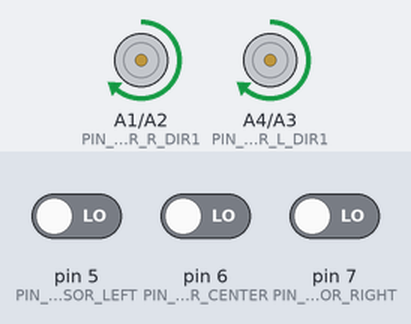
A sketch run on a simulated Arduino Uno, built with avr-gcc and run on an emulated ATmega328P. Shown: motor-driver pin pairs drawn as motors (green arrow = first pin HIGH = forward, orange = second pin HIGH = backward, longer = more drive, scaled by the enable pin). Inputs (shaded band) come from the test bench; at power-on: pin 6 (PIN_SENSOR_CENTER) LOW, pin 5 (PIN_SENSOR_LEFT) LOW, pin 7 (PIN_SENSOR_RIGHT) LOW.

Above: at 1.2 s.
1.3 s: pin 6 (PIN_SENSOR_CENTER) driven HIGH
At 2.5 s:
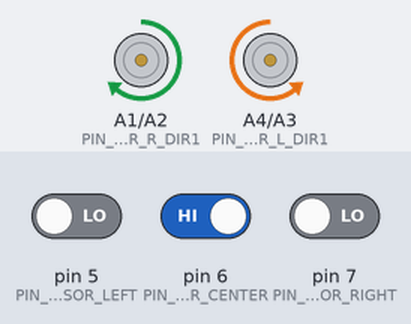
2.8 s: pin 5 (PIN_SENSOR_LEFT) driven HIGH
At 3.7 s:
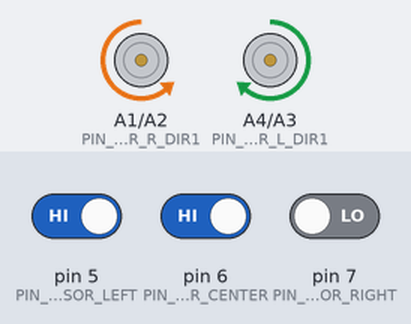
4.3 s: pin 5 (PIN_SENSOR_LEFT) driven LOW
At 4.8 s:
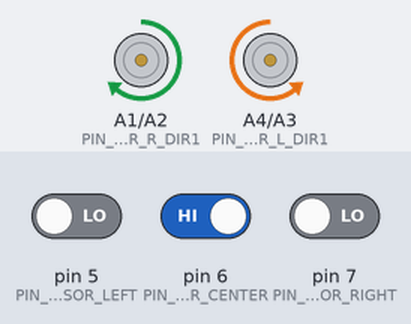
5.8 s: pin 6 (PIN_SENSOR_CENTER) driven LOW
At 7.2 s:
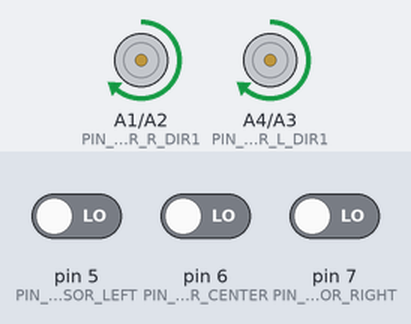
Timing chart, 0 to 8.3 s (numbered marks = the images above; inputs shaded):
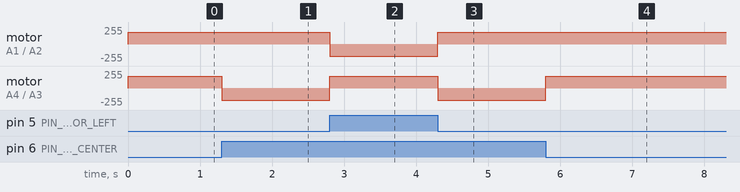

Measured:
- after the input at 1.3 s, motor on A4 (PIN_MOTOR_L_DIR1) / A3 (PIN_MOTOR_L_DIR2): forward 180/255 → backward 180/255 at once
- after the input at 2.8 s, motor on A1 (PIN_MOTOR_R_DIR1) / A2 (PIN_MOTOR_R_DIR2): forward 180/255 → backward 180/255 at once; motor on A4 (PIN_MOTOR_L_DIR1) / A3 (PIN_MOTOR_L_DIR2): backward 180/255 → forward 180/255 at once
- after the input at 4.3 s, motor on A1 (PIN_MOTOR_R_DIR1) / A2 (PIN_MOTOR_R_DIR2): backward 180/255 → forward 180/255 at once; motor on A4 (PIN_MOTOR_L_DIR1) / A3 (PIN_MOTOR_L_DIR2): forward 180/255 → backward 180/255 at once
- after the input at 5.8 s, motor on A4 (PIN_MOTOR_L_DIR1) / A3 (PIN_MOTOR_L_DIR2): backward 180/255 → forward 180/255 at once

The sketch:

linepilot_rule_based.ino
```cpp
// (licence header left out)
// User Settings
static const bool LINE_IS_BLACK = true; // true: black line on white ground, false: white line on black ground
static const int BASE_SPEED_PWM = 180;  // 0..255
static const int TURN_SPEED_PWM = 180;  // 0..255
// Pin Map
static const int PIN_SENSOR_RIGHT  = 7;
static const int PIN_SENSOR_CENTER = 6;
static const int PIN_SENSOR_LEFT   = 5;
static const int PIN_MOTOR_L_DIR1 = A4;
static const int PIN_MOTOR_L_DIR2 = A3;
static const int PIN_MOTOR_L_PWM  = 9;
static const int PIN_MOTOR_R_DIR1 = A1;
static const int PIN_MOTOR_R_DIR2 = A2;
static const int PIN_MOTOR_R_PWM  = 10;
// Types / State
enum class LastSeen : uint8_t { None, Left, Right };
static LastSeen lastSeen = LastSeen::None;
// Helpers
static inline int normalizeDigitalLineReading(int rawDigital) {
  // rawDigital is 0/1 from sensor module.
  // Convert to "onLine" = 1 when sensor sees the line.
  // For many IR modules: black often returns 0 (less reflect) and white returns 1.
  // If your module is inverted, flip LINE_IS_BLACK or invert logic here.
  const int seenBlack = (rawDigital == 0) ? 1 : 0;
  const int seenWhite = (rawDigital == 1) ? 1 : 0;
  return LINE_IS_BLACK ? seenBlack : seenWhite;
}

static inline void setLeftMotorForward(int pwm) {
  digitalWrite(PIN_MOTOR_L_DIR1, HIGH);
  digitalWrite(PIN_MOTOR_L_DIR2, LOW);
  analogWrite(PIN_MOTOR_L_PWM, pwm);
}

static inline void setLeftMotorReverse(int pwm) {
  digitalWrite(PIN_MOTOR_L_DIR1, LOW);
  digitalWrite(PIN_MOTOR_L_DIR2, HIGH);
  analogWrite(PIN_MOTOR_L_PWM, pwm);
}

static inline void setRightMotorForward(int pwm) {
  digitalWrite(PIN_MOTOR_R_DIR1, HIGH);
  digitalWrite(PIN_MOTOR_R_DIR2, LOW);
  analogWrite(PIN_MOTOR_R_PWM, pwm);
}

static inline void setRightMotorReverse(int pwm) {
  digitalWrite(PIN_MOTOR_R_DIR1, LOW);
  digitalWrite(PIN_MOTOR_R_DIR2, HIGH);
  analogWrite(PIN_MOTOR_R_PWM, pwm);
}

static inline void driveForward(int pwm) {
  setLeftMotorForward(pwm);
  setRightMotorForward(pwm);
}

static inline void pivotLeft(int pwm) {
  // Rotate left in place: left reverse, right forward
  setLeftMotorReverse(pwm);
  setRightMotorForward(pwm);
}

static inline void pivotRight(int pwm) {
  // Rotate right in place: left forward, right reverse
  setLeftMotorForward(pwm);
  setRightMotorReverse(pwm);
}

static inline void stopMotors() {
  analogWrite(PIN_MOTOR_L_PWM, 0);
  analogWrite(PIN_MOTOR_R_PWM, 0);
}

void setup() {
  pinMode(PIN_SENSOR_RIGHT, INPUT);
  pinMode(PIN_SENSOR_CENTER, INPUT);
  pinMode(PIN_SENSOR_LEFT, INPUT);
  pinMode(PIN_MOTOR_L_DIR1, OUTPUT);
  pinMode(PIN_MOTOR_L_DIR2, OUTPUT);
  pinMode(PIN_MOTOR_L_PWM, OUTPUT);
  pinMode(PIN_MOTOR_R_DIR1, OUTPUT);
  pinMode(PIN_MOTOR_R_DIR2, OUTPUT);
  pinMode(PIN_MOTOR_R_PWM, OUTPUT);
  Serial.begin(9600);
  stopMotors();
}

void loop() {
  const int rOnLine = normalizeDigitalLineReading(digitalRead(PIN_SENSOR_RIGHT));
  const int cOnLine = normalizeDigitalLineReading(digitalRead(PIN_SENSOR_CENTER));
  const int lOnLine = normalizeDigitalLineReading(digitalRead(PIN_SENSOR_LEFT));

  // Decision rules:
  // - Center on line → forward
  // - Left on line   → pivot left (recenter)
  // - Right on line  → pivot right
  // - Line lost      → pivot toward last seen direction

  if (cOnLine == 1 && lOnLine == 0 && rOnLine == 0) {
    driveForward(BASE_SPEED_PWM);
    // don't change lastSeen here
  } else if (lOnLine == 1 && cOnLine == 0) {
    pivotLeft(TURN_SPEED_PWM);
    lastSeen = LastSeen::Left;
  } else if (rOnLine == 1 && cOnLine == 0) {
    pivotRight(TURN_SPEED_PWM);
    lastSeen = LastSeen::Right;
  } else if (cOnLine == 1 && (lOnLine == 1 || rOnLine == 1)) {
    // "wide line" or intersection: prefer forward
    driveForward(BASE_SPEED_PWM);
  } else {
    // Line lost: attempt recovery using last seen direction
    if (lastSeen == LastSeen::Left) {
      pivotLeft(TURN_SPEED_PWM);
    } else if (lastSeen == LastSeen::Right) {
      pivotRight(TURN_SPEED_PWM);
    } else {
      // No history: slow forward search
      driveForward(120);
    }
  }
}
```
